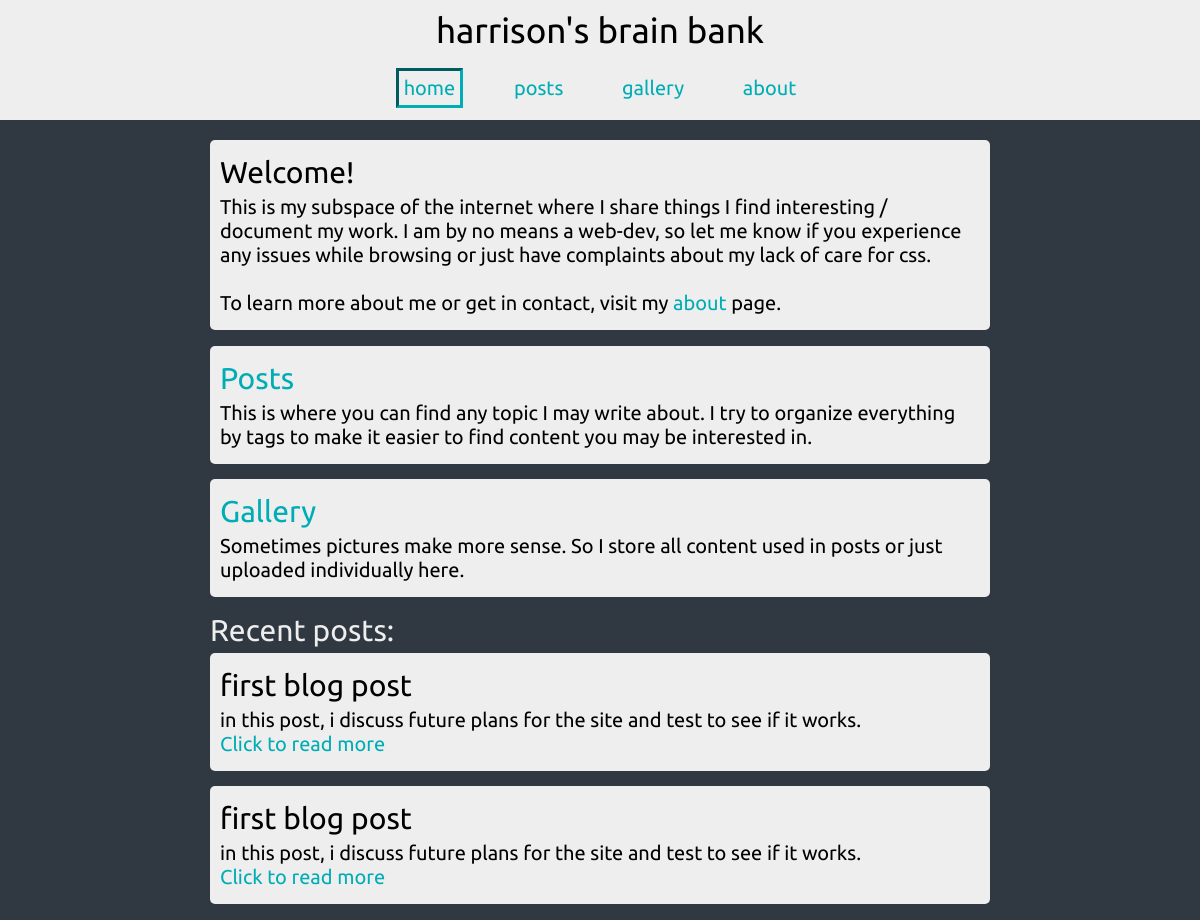
Before: / with the older database file.
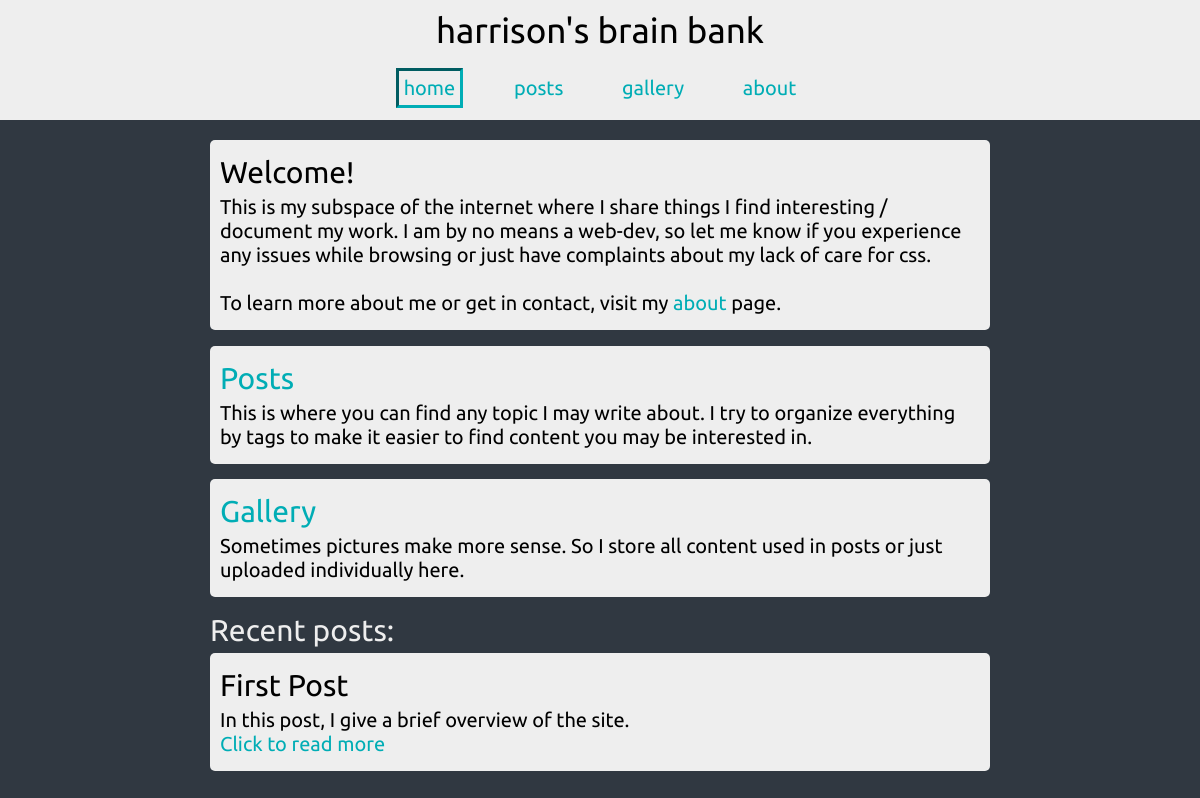
After: the same page with the newer database file.
### tables this page shows
CREATE TABLE post (
    id INTEGER PRIMARY KEY AUTOINCREMENT,
    created TIMESTAMP DEFAULT CURRENT_TIMESTAMP,
    title TEXT NOT NULL,
    description TEXT NOT NULL,
    body TEXT NOT NULL
);

### brainbank/routes.py (the view)
@with_appcontext
@current_app.route('/')
def home():
    posts = db.get_posts(orderByDate=True, limit=2)
    return render_template('home.html', current='home', posts=posts)

### brainbank/db.py (called while the page is built, shortened)
def get_db():
    if 'db' not in g:
        g.db = sqlite3.connect(
            app.config['DATABASE_URI'],
            detect_types=sqlite3.PARSE_DECLTYPES
        )
        g.db.row_factory = sqlite3.Row
    return g.db

def query_db(query, args=()):
    cur = get_db().execute(query, args)
    rv = cur.fetchall()
    cur.close()
    return rv

def get_posts(startDate=None, endDate=None, orderByDate=True, \
              tags=None, id=None, values=["*"], limit=None):
    query = 'SELECT '
    args = []
    query += ', '.join(values)
    query += ' FROM post '
    firstInList = True
    if startDate:
        query += 'WHERE '
        query += '? <= created '
        args.append(startDate)
        firstInList = False
    if orderByDate:
        query += 'ORDER BY created DESC '
    if limit:
        query += 'LIMIT ? '
        args.append(limit)
    return query_db(query, list(args))

### brainbank/templates/home.html
{% extends 'layout.html' %}
{% block content %}
    <div class="content">
        <div class="content-boxes">
            <div class="post-snippet">
                <h2>Welcome!</h2>
                <div>
                    This is my subspace of the internet where I share things I find interesting /
                    document my work. I am by no means a web-dev, so let me know if you experience
                    any issues while browsing or just have complaints about my lack of care for css.
                    <br /><br />
                    To learn more about me or get in contact, visit my <a href="/about">about</a> page.
                </div>
            </div>
        </div>
        <div class="content-alternating-boxes">
            <div class="post-snippet">
                <h2><a href="/posts">Posts</a></h2>
                <div>
                    This is where you can find any topic I may write about. I try to organize everything by tags to make it easier to find content you may be interested in.
                </div>
            </div>
            <div class="post-snippet">
                <h2><a href="/gallery">Gallery</a></h2>
                <div>
                    Sometimes pictures make more sense. So I store all content used in posts or just uploaded individually here.
                </div>
            </div>
        </div>
        <div style="color:  #eeeeee">
            <h2>Recent posts:</h2>
        </div>
        <div class="content-alternating-boxes">
            {% for i in range(posts | length) %}
                {% include 'post-snippet.html' %}
            {% endfor %}
        </div>
    </div>
{% endblock %}

### brainbank/templates/post-snippet.html
<div class="post-snippet">
    <h2>{{ posts[i].title }}</h2>
    <div>{{ posts[i].description }}</div>
    <a href=" {{ '/post/%s'%posts[i].id }}">Click to read more</a>
</div>

Changed rows visible on the page:
removed post: title "first blog post", description "in this post, i discuss future plans for the site and test to see if it works."
removed post: title "first blog post", description "in this post, i discuss future plans for the site and test to see if it works."
now on this page (row edited): post: title "First Post", description "In this post, I give a brief overview of the site."
Other visible differences:
new list line: "Click to read more"
list line gone: "Click to read more"
